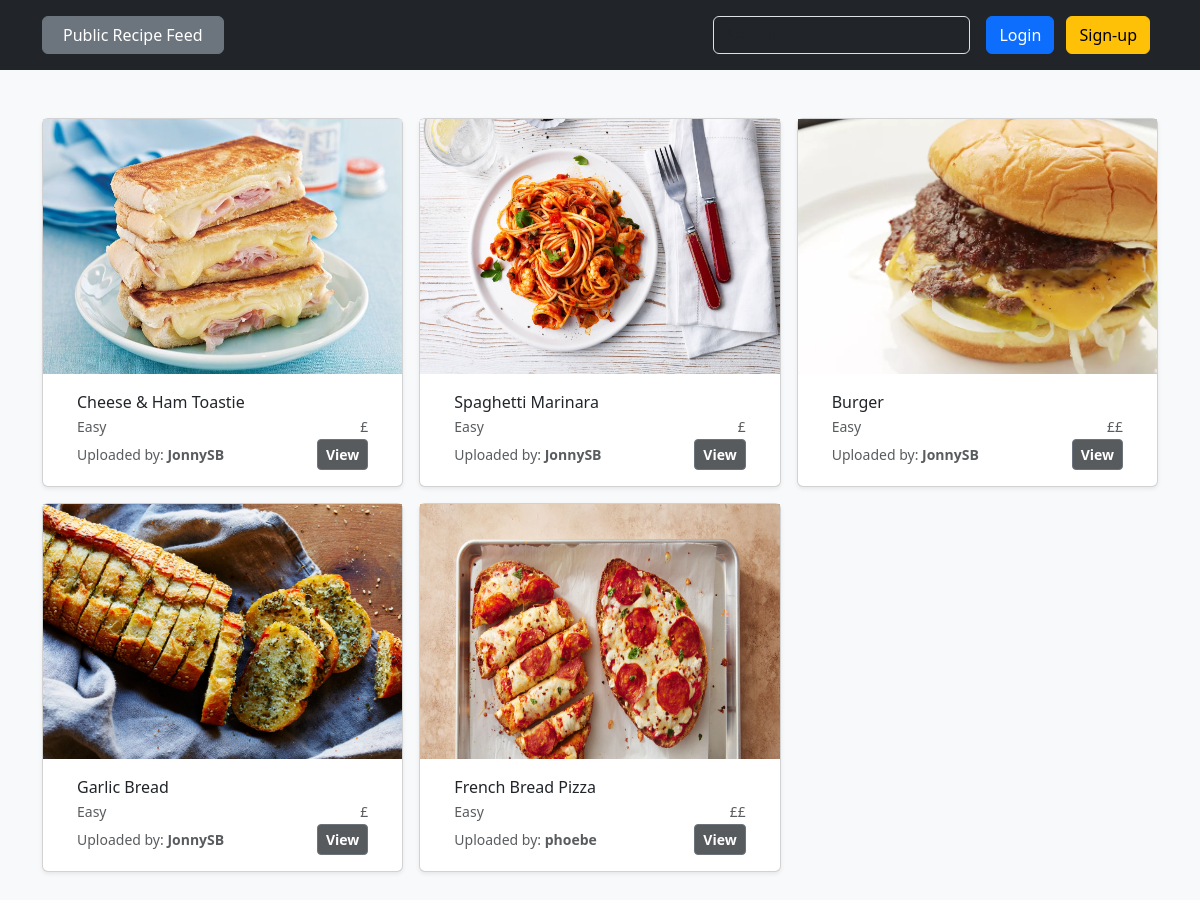
The app's page /recipes/ with its own data.
### recipes/models.py (models this page shows, shortened)
class Recipe(models.Model):
    recipe_name = models.CharField(max_length=200)
    recipe_image = models.ImageField(upload_to=recipe_image_file_path)
    MEAL_TIME_CHOICES = [
        ('b', 'Breakfast'),
        ('l', 'Lunch'),
        ('d', 'Dinner'),
        ('s', 'Snack'),
    ]
    meal_time = models.CharField(
        max_length=1, choices=MEAL_TIME_CHOICES, default='b')
    ingredients = models.ManyToManyField('Ingredient')
    COST_CHOICES = [
        ('1', '£'),
        ('2', '££'),
        ('3', '£££'),
        ('4', '££££'),
    ]
    cost = models.CharField(max_length=1, choices=COST_CHOICES, default='1')
    instructions = models.TextField(max_length=800)
    DIFFICULTY_CHOICES = [
        ('e', 'Easy'),
        ('m', 'Medium'),
        ('d', 'Difficult'),
        ('p', 'Pro'),
    ]
    difficulty_level = models.CharField(max_length=1,
                                        choices=DIFFICULTY_CHOICES,
                                        default='e')
    tags = models.ManyToManyField('Tag')
    recipe_author = models.ForeignKey(User, on_delete=models.CASCADE)
    uploaded_date = models.DateField(auto_now_add=True)
    VISIBILITY_CHOICES = [
        ('pu', 'Public'),
        ('pr', 'Private'),
    ]
    visibility = models.CharField(
        max_length=2, choices=VISIBILITY_CHOICES, default='pu')

### recipes/views.py (the view)
# urls.py: path('', views.index, name='home'),
def index(request):
    all_recipes = Recipe.objects.exclude(visibility__exact='pr').all()
    context = {'recipes': all_recipes}
    return render(request, 'recipes/index.html', context=context)

### recipes/templates/recipes/index.html (shortened to what this page needs)
{% extends 'base.html' %}
{% block  content %}
<div class="album py-5 bg-body-tertiary">
    <div class="container">
        <div class="row row-cols-1 row-cols-sm-2 row-cols-md-3 g-3">
            {% for recipe in recipes %}
            <div class="col">
                <div class="card shadow-sm">
                    <img src="{{recipe.recipe_image.url}}" width="100%" height="255" object-fit="cover">
                    <div class="card-body increase_card_text_padding">
                        <p class="card-text reduce_bottom_margin">{{recipe.recipe_name}}</p>
                        <div class="d-flex justify-content-between align-items-center" style="font-size: 14px;">
                            <p class="text-body-secondary reduce_bottom_margin">{{recipe.get_difficulty_level_display}}</p>
                            <p class="text-body-secondary reduce_bottom_margin">{{recipe.get_cost_display}}</p>
                        </div>
                        <div class="d-flex justify-content-between align-items-center">
                            <small class="text-body-secondary">Uploaded by: <span class="recipe-card-author">{{recipe.recipe_author}}</span></small>
                            <div class="btn-group">
                                <button type="button" class="btn btn-sm btn-outline-secondary view-recipe-btn">
                                    <a href="{% url 'recipe_detail' recipe.pk %}" class="view-recipe-text">
                                        View
                                    </a>
                                </button>
                            </div>
                        </div>
                    </div>
                </div>
            </div>
            {% endfor %}
        </div>
    </div>
</div>
{% endblock  %}

### static/css_styles/styles.css (style rules this page uses)
.recipe-card-author { font-weight: 600; }
.reduce_bottom_margin { margin-bottom: 2px; }
.increase_card_text_padding { padding-left: 34px; padding-right: 34px; }
.view-recipe-btn { background-color: rgba(33, 37, 41, 0.75); }
.view-recipe-text { font-weight: 600; color: white; text-decoration: none; }

### records on screen
Recipe: recipe_image (picture), recipe_name "Cheese & Ham Toastie", difficulty_level "Easy", cost "£", recipe_author "JonnySB"
Recipe: recipe_image (picture), recipe_name "Spaghetti Marinara", difficulty_level "Easy", cost "£", recipe_author "JonnySB"
Recipe: recipe_image (picture), recipe_name "Burger", difficulty_level "Easy", cost "££", recipe_author "JonnySB"
Recipe: recipe_image (picture), recipe_name "Garlic Bread", difficulty_level "Easy", cost "£", recipe_author "JonnySB"
Recipe: recipe_image (picture), recipe_name "French Bread Pizza", difficulty_level "Easy", cost "££", recipe_author "phoebe"
